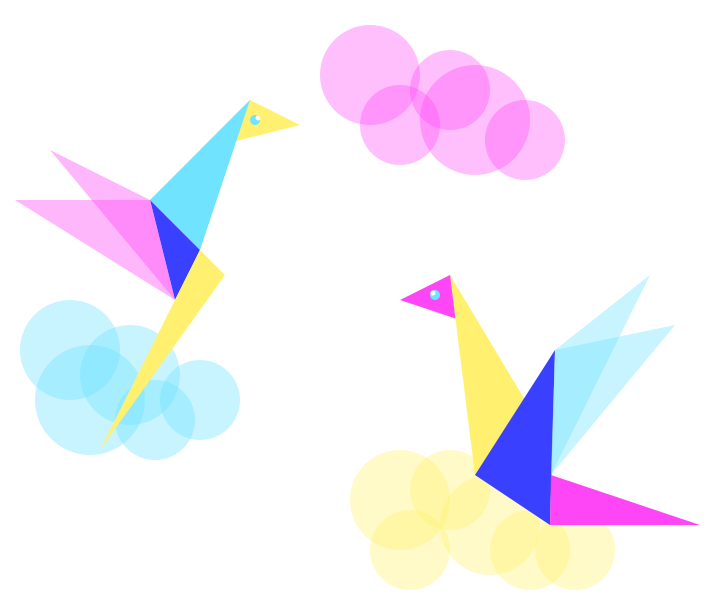
Frame 1 (no input)
Frame 60 (the mouse pressed at the canvas centre just before this capture): identical to frame 1, image omitted
Frame 120 (the mouse held since frame 60 and released just before this capture): identical to frame 1, image omitted

The Processing sketch that drew this single still picture (run headless with seeded random() and noise(); from frame 60 on, the mouse is pressed at the canvas centre):

// Processing sketch: ShubhaRoy_Assignment1
// ── ShubhaRoy_Assignment1.pde
void setup() {
  size(725,600);
  noStroke();

  
  //define colors
  color c1 = color(255,100,3);
  color c2 = color(160,70,2);
}

void draw() {
  //setGradient(0,0,500,500,c1,c2,Y_AXIS); tried using this function to put gradient in background
  
  background(255);

  //sky blue clouds
  fill(111,227,255,99);
  ellipseMode(CENTER);
  ellipse(70,350,100,100);
  ellipse(90,400,110,110);
  ellipse(130,375,100,100);
  ellipse(155,420,80,80);
  ellipse(200,400,80,80);
  
  //pink clouds
  fill(255,70,246,90);
  ellipseMode(CENTER);
  ellipse(400,125,80,80);
  ellipse(370,75,100,100);
  ellipse(450,90,80,80);
  ellipse(475,120,110,110);
  ellipse(525,140,80,80);
  
  //yellow clouds
  fill(255,241,111,99);
  ellipseMode(CENTER);
  ellipse(400,500,100,100);
  ellipse(450,490,80,80);
  ellipse(410,550,80,80);
  ellipse(490,525,100,100);
  ellipse(530,550,80,80);
  ellipse(575,550,80,80);
  
  //LEFT BIRD
  
  //head of left bird
  fill(255,241,111);
  triangle(200,150,250,100,300,125);
  fill(111,227,255);
  ellipseMode(CENTER);
  ellipse(255,120,10,10);
  fill(255);
  ellipse(258,118,5,5);
  
  //body of left bird
  fill(111,227,255);
  triangle(150,200,250,100,200,250);
  
  fill(57,64,255);
  triangle(150,200,175,300,200,250);
  
  //wings of left bird
  fill(255,70,246,99);
  triangle(50,150,150,200,175,300);
  triangle(15,200,150,200,175,300);
  
  //tail of left bird
  fill(255,241,111);
  triangle(100,450,200,250,225,275);
  
  //RIGHT BIRD
  
  //head of right bird
  fill(255,70,246);
  triangle(400,300,450,275,475,325);
  ellipseMode(CENTER);
  fill(111,227,255);
  ellipse(435,295,10,10);
  fill(255);
  ellipse(433,293,5,5);
  
  //body of right bird
  fill(255,241,111);
  triangle(450,275,475,475,525,400);
  
  fill(57,64,255);
  triangle(475,475,550,525,555,350);
  
  //tail of right bird
  fill(255,70,246);
  triangle(550,525,551,475,700,525);
  
  //wings of right bird
  fill(111,227,255,99);
  triangle(551,475,555,350,650,275);
  triangle(551,475,555,350,675,325);
  fill(0);
}
